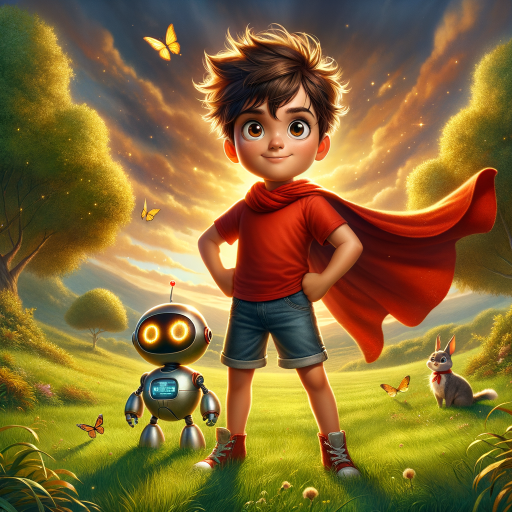
#> input picture 01_BUSINESSES/Everlight_Ventures/Publishing/Ebook_Sells/Adventures_Series/ADVENTURES_WITH_SAM/Book1/images/1_cover.jpg, 1024 x 1024 px, found by its file name (shown at 1/2 size)
$ python build_cover_pdfs.py
#> lines starting #> are read from the running program, lines starting #| are printed output that depends on the picture
### src/shared/publishing/image_utils.py
"""
Shared image manipulation utilities for the publishing pipeline.

Consolidates duplicated functions from:
  - build_books.py::compress_image
  - embed_images.py::compress_and_encode
  - build_cover_pdfs.py::draw_centered_text, draw_wrapped_text
  - build_ebook_covers.py::draw_centered_text, create_gradient_bg, create_gradient_band
"""

import base64
from io import BytesIO
from typing import Tuple

from PIL import Image, ImageDraw, ImageFont


# [47 lines left out: functions compress_image, compress_and_encode, draw_centered_text, not called in this run]


def draw_wrapped_text(
    draw: ImageDraw.ImageDraw,
    text: str,
    x: int,
    y: int,
    max_width: int,
    font: ImageFont.FreeTypeFont,
    fill: Tuple[int, int, int],
    line_spacing: float = 1.3,
) -> int:
    """Draw word-wrapped text. Returns the final Y position after all text."""
    paragraphs = text.split("\n")
    current_y = y
    for para in paragraphs:
        if not para.strip():
            current_y += int(font.size * line_spacing)
            continue
        words = para.split()
        line = ""
        for word in words:
            test_line = f"{line} {word}".strip()
            bbox = draw.textbbox((0, 0), test_line, font=font)
            if bbox[2] - bbox[0] > max_width and line:
                draw.text((x, current_y), line, font=font, fill=fill)
                current_y += int((bbox[3] - bbox[1]) * line_spacing)
                line = word
            else:
                line = test_line
        if line:
            bbox = draw.textbbox((0, 0), line, font=font)
            draw.text((x, current_y), line, font=font, fill=fill)
            current_y += int((bbox[3] - bbox[1]) * line_spacing)
    return current_y


# [16 lines left out: function create_gradient_band, not called in this run]

### build_cover_pdfs.py
"""
Generate full-wrap print-ready cover PDFs for KDP paperback.
v3 -- Safe-zone compliant. No text within 0.50" of trim edges.

Layout: [left bleed | BACK COVER | SPINE | FRONT COVER | right bleed]

KDP dimensions: 12.360 x 9.250 inches
Trim: 6 x 9", cream paper, ~44 pages, 0.110" spine.

FRONT: Dark background + cover art INSET inside safe zone
       (baked-in title text stays 0.55" from outer edges)
SPINE: Colored strip (no text -- too thin)
BACK:  Solid color + text only (NO cover art), all text inside safe zone
"""

import os
import sys
import requests
import time
from PIL import Image, ImageDraw, ImageFont, ImageFilter
from pathlib import Path

sys.path.insert(0, os.path.join(os.path.dirname(__file__), "src"))
from shared.publishing.book_config import BOOKS as BOOK_REGISTRY, BASE_DIR
from shared.publishing.image_utils import draw_centered_text, draw_wrapped_text
from shared.publishing.openai_images import generate_image as _shared_generate, download_image as _shared_download

API_KEY = os.environ.get("OPENAI_API_KEY", "")

# ---- KDP COVER DIMENSIONS (v3) ----
TOTAL_W_IN = 12.360   # updated from 12.353
TOTAL_H_IN = 9.250
DPI = 300
TOTAL_W_PX = round(TOTAL_W_IN * DPI)  # 3708
TOTAL_H_PX = round(TOTAL_H_IN * DPI)  # 2775

BLEED = 0.125
TRIM_W = 6.0
TRIM_H = 9.0
SPINE_W_IN = TOTAL_W_IN - (2 * BLEED) - (2 * TRIM_W)  # ~0.110"

BLEED_PX = round(BLEED * DPI)                                      # 38
TRIM_W_PX = round(TRIM_W * DPI)                                    # 1800
SPINE_W_PX = TOTAL_W_PX - (2 * BLEED_PX) - (2 * TRIM_W_PX)       # 32

FRONT_X = BLEED_PX + TRIM_W_PX + SPINE_W_PX   # where front starts
FRONT_W = TRIM_W_PX + BLEED_PX                 # front width incl bleed
BACK_W = BLEED_PX + TRIM_W_PX                  # back width incl bleed

# Safe zone: 0.55" from outer file edge (exceeds KDP min of 0.50")
SAFE_PX = round(0.55 * DPI)  # 165px

# Fonts
FONT_BOLD = "/usr/share/fonts/truetype/tuffy/tuffy_bold.ttf"
FONT_REG = "/usr/share/fonts/truetype/tuffy/tuffy_regular.ttf"
FONT_ITALIC = "/usr/share/fonts/truetype/tuffy/tuffy_italic.ttf"

BOOKS = {
    "1": {
        "cover_jpg": BASE_DIR / "Book1" / "images" / "1_cover.jpg",
        "cover_pdf": BASE_DIR / "Book1" / "images" / "1_cover_print.pdf",
        "title": "Sam's First Superpower",
        "book_num": 1,
        "spine_color": (218, 165, 32),
        "front_bg": (25, 35, 55),
        "back_bg": (255, 248, 220),
        "back_text_color": (60, 40, 10),
        "accent": (218, 165, 32),
        "back_copy": (
            "Sam was a curious boy who loved adventures. He loved climbing "
            "trees, asking questions, and finding things nobody else noticed.\n\n"
            "So when he discovered a glowing book beneath an old oak tree, he "
            "did what any curious kid would do -- he opened it.\n\n"
            "Out popped Robo. A small, friendly robot with big kind eyes and a "
            "glowing display screen. Robo was here to teach Sam about words, "
            "sounds, and the power of showing up for others.\n\n"
            "Together they rescued a scared cat, fed a hungry rabbit, comforted "
            "a sad puppy, calmed an angry bird, and helped an old farmer earn "
            "an honest reward.\n\n"
            "An interactive coloring book and story hybrid where every left "
            "page is a B&W illustration for coloring and every right page "
            "shows the same scene in full color."
        ),
    },
    "2": {
        "cover_jpg": BASE_DIR / "Book 2" / "images" / "2_cover.jpg",
        "cover_pdf": BASE_DIR / "Book 2" / "images" / "2_cover_print.pdf",
        "title": "Sam's Second Superpower",
        "book_num": 2,
        "spine_color": (30, 100, 200),
        "front_bg": (10, 25, 60),
        "back_bg": (230, 240, 255),
        "back_text_color": (15, 30, 60),
        "accent": (80, 180, 255),
        "back_copy": (
            "Sam learned to talk to animals. Now it is time to think like "
            "a scientist.\n\n"
            "When Robo reveals a surprise invitation to the local science lab, "
            "Sam grabs his backpack and heads straight for the bubbling beakers, "
            "growing plants, and experiments waiting for a curious mind.\n\n"
            "Inside the lab, Sam discovers compound words -- two small words "
            "that snap together to make one big one: backpack, sunflower, "
            "rainbow, starfish. He builds a baking soda volcano that actually "
            "erupts. He plants a seed and watches it push through the soil.\n\n"
            "Interactive coloring book hybrid. Phonics progression. "
            "STEM concepts. Values that stick."
        ),
    },
    "3": {
        "cover_jpg": BASE_DIR / "book_3" / "images" / "3_cover.jpg",
        "cover_pdf": BASE_DIR / "book_3" / "images" / "3_cover_print.pdf",
        "title": "Sam's Third Superpower",
        "book_num": 3,
        "spine_color": (100, 40, 150),
        "front_bg": (30, 10, 50),
        "back_bg": (245, 235, 255),
        "back_text_color": (35, 15, 55),
        "accent": (180, 120, 255),
        "generate_prompt": (
            "Children's book cover for 'Sam's Third Superpower'. "
            "Sam, a 6-7 year old boy with messy spiky brown hair and red t-shirt, "
            "holding a mysterious note with glowing letters, looking excited. "
            "His compact silver robot companion Robo beside him with glowing blue LED eyes. "
            "Background: magical trail through a sunny park with floating letters, "
            "a sparkling stream, and treasure chest partially visible. "
            "Title space at top. 3D Disney/Pixar animation style, vibrant, "
            "cinematic lighting, warm adventure atmosphere."
        ),
        "back_copy": (
            "A mysterious note appears inside the magical book. It is the "
            "first clue in a scavenger hunt that will test everything Sam "
            "has learned.\n\n"
            "With Robo by his side, Sam follows the trail across his "
            "neighborhood -- listening for sounds others miss, noticing "
            "details hidden in plain sight, and solving clues woven from "
            "blends and digraphs: sh, ch, th, bl, cr, st.\n\n"
            "Each clue sharpens Sam's senses. He hears a friend calling "
            "for help before anyone else does. He spots a hidden path that "
            "was invisible a moment ago.\n\n"
            "Interactive coloring book hybrid. Phonics progression. "
            "Mystery and problem-solving. Values that stick."
        ),
    },
    "4": {
        "cover_jpg": BASE_DIR / "book_4" / "images" / "4_cover.jpg",
        "cover_pdf": BASE_DIR / "book_4" / "images" / "4_cover_print.pdf",
        "title": "Sam's Fourth Superpower",
        "book_num": 4,
        "spine_color": (34, 139, 34),
        "front_bg": (10, 40, 15),
        "back_bg": (230, 250, 230),
        "back_text_color": (15, 45, 15),
        "accent": (80, 200, 100),
        "back_copy": (
            "Sam noticed the river was sick.\n\n"
            "Trash on the banks. Murky water. A patient heron waiting for "
            "things to be clean again. And once Sam noticed something, he "
            "could not un-notice it.\n\n"
            "With his robot best friend Robo, his friend Lily, and the help "
            "of wise mentors like Mr. Green, Farmer Brown, and Ranger Jane, "
            "Sam sets out to learn everything he can about protecting the "
            "planet -- from recycling and water conservation to planting "
            "trees and defending wildlife habitats.\n\n"
            "An interactive adventure and coloring book that teaches "
            "environmental responsibility, STEM concepts, and timeless "
            "values through a story kids love."
        ),
    },
    "5": {
        "cover_jpg": BASE_DIR / "book_5" / "images" / "5_cover.jpg",
        "cover_pdf": BASE_DIR / "book_5" / "images" / "5_cover_print.pdf",
        "title": "Sam's Fifth Superpower",
        "book_num": 5,
        "spine_color": (220, 120, 30),
        "front_bg": (55, 25, 5),
        "back_bg": (255, 245, 230),
        "back_text_color": (60, 30, 10),
        "accent": (255, 180, 60),
        "back_copy": (
            "Sam has four superpowers. But the fifth -- and greatest -- "
            "has been inside him all along.\n\n"
            "When five younger kids who are struggling to read need someone "
            "who has been where they are, Sam steps up. He teaches them "
            "phonics through adventure -- hunting compound words in the "
            "park, building a birdhouse, and saving a community garden "
            "using ALL FOUR of his superpowers.\n\n"
            "But the real magic is watching the kids discover their own "
            "powers. And when Jax picks up a book and reads his first "
            "page out loud, Sam feels something deeper than any superpower "
            "he has ever earned.\n\n"
            "Then Grandma arrives. And reveals a secret that changes "
            "everything Sam thought he knew about the magical book.\n\n"
            "The epic conclusion to Adventures with Sam and Robo."
        ),
    },
}

STYLE_GUIDE = (
    "STYLE: 3D digital animation style, high-quality, Disney/Pixar aesthetic, "
    "cinematic lighting, vibrant and saturated colors. "
    "CHARACTERS: Sam: 6-7 years old boy, messy spiky brown hair, large "
    "expressive brown eyes, energetic posture, wearing a red t-shirt. "
    "Robo: Friendly rounded silver/white robot companion, compact size, "
    "big glowing blue LED eyes, chest display screen."
)


# [13 lines left out: function generate_cover_image, not called in this run]


# draw_centered_text and draw_wrapped_text are now imported from
# shared.publishing.image_utils


def build_full_wrap(config):
    """Build a safe-zone compliant full-wrap cover PDF."""
    print(f"\n--- Book {config['book_num']}: {config['title']} ---")

    # Ensure front cover JPEG exists
    if not config["cover_jpg"].exists():
        if "generate_prompt" in config:
            print("  Cover JPEG missing -- generating via DALL-E 3...")
            ok = generate_cover_image(
                config["generate_prompt"], config["cover_jpg"]
            )
            if not ok:
                print("  FAILED to generate cover. Skipping.")
                return False
        else:
            print(f"  ERROR: Cover not found: {config['cover_jpg']}")
            return False

    front_art = Image.open(config["cover_jpg"]).convert("RGB")
#> front_art is the input picture: PIL image 1024x1024 RGB; mean R, G, B 134.2, 107, 52.9

    # Create canvas -- fill with back cover color
    canvas = Image.new("RGB", (TOTAL_W_PX, TOTAL_H_PX), config["back_bg"])
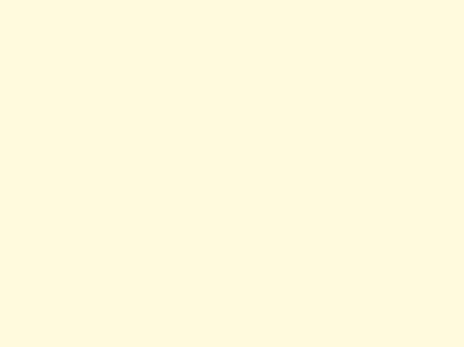
#> canvas: PIL image 3708x2775 RGB (shown at 1/8 size); mean R, G, B 255, 248, 220
    draw = ImageDraw.Draw(canvas)

    # ========================================
    # FRONT COVER -- dark bg + inset art
    # ========================================
    # Fill entire front area with dark background (bleeds to all edges)
    draw.rectangle(
        [FRONT_X, 0, TOTAL_W_PX, TOTAL_H_PX],
        fill=config["front_bg"],
    )

    # Art inset boundaries (all text stays inside safe zone)
    art_left = FRONT_X + 30          # small gap from spine
    art_right = TOTAL_W_PX - SAFE_PX  # 0.55" from right edge
    art_top = SAFE_PX + 80            # safe zone + room for series name
    art_bottom = TOTAL_H_PX - SAFE_PX - 70  # safe zone + room for footer

    art_area_w = art_right - art_left
    art_area_h = art_bottom - art_top

    # Scale art to fill width, center vertically
    scale = art_area_w / front_art.width
    scaled_w = art_area_w
    scaled_h = round(front_art.height * scale)

    if scaled_h > art_area_h:
        # If too tall, scale to fill height instead and center horizontally
        scale = art_area_h / front_art.height
        scaled_h = art_area_h
        scaled_w = round(front_art.width * scale)

    art_resized = front_art.resize((scaled_w, scaled_h), Image.LANCZOS)
    art_resized = art_resized.filter(ImageFilter.SHARPEN)

    # Center art in the available area
    paste_x = art_left + (art_area_w - scaled_w) // 2
    paste_y = art_top + (art_area_h - scaled_h) // 2

    canvas.paste(art_resized, (paste_x, paste_y))
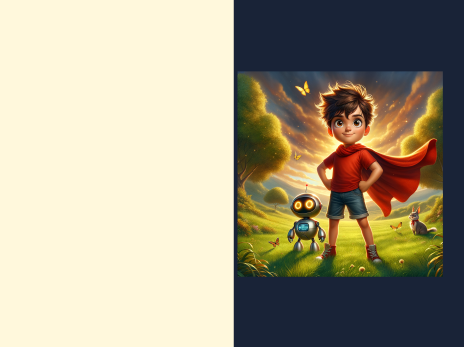
#> canvas: PIL image 3708x2775 RGB (shown at 1/8 size); mean R, G, B 169.6, 161.3, 137.7

    # Thin accent border around the art
    draw.rectangle(
        [paste_x - 3, paste_y - 3,
         paste_x + scaled_w + 3, paste_y + scaled_h + 3],
        outline=config["accent"],
        width=3,
    )

    # Front cover text -- series name above art (inside safe zone)
    front_series_font = ImageFont.truetype(FONT_BOLD, 36)
    front_footer_font = ImageFont.truetype(FONT_REG, 28)

    # Center series name in front cover area
    series_text = "ADVENTURES WITH SAM AND ROBO"
    bbox = draw.textbbox((0, 0), series_text, font=front_series_font)
#> bbox = (0, 8, 650, 34)
    text_w = bbox[2] - bbox[0]
#> text_w = 650
    front_center_x = FRONT_X + FRONT_W // 2
    draw.text(
        (front_center_x - text_w // 2, SAFE_PX + 15),
        series_text,
        font=front_series_font,
        fill=config["accent"],
    )

    # Footer below art
    footer_text = f"Book {config['book_num']} of 5  |  Everlight Kids"
    bbox = draw.textbbox((0, 0), footer_text, font=front_footer_font)
#> bbox = (0, 5, 397, 33)
    text_w = bbox[2] - bbox[0]
#> text_w = 397
    draw.text(
        (front_center_x - text_w // 2, TOTAL_H_PX - SAFE_PX - 30),
        footer_text,
        font=front_footer_font,
        fill=(200, 200, 200),
    )

    # ========================================
    # SPINE -- colored strip
    # ========================================
    spine_x = BLEED_PX + TRIM_W_PX
    draw.rectangle(
        [spine_x, 0, spine_x + SPINE_W_PX, TOTAL_H_PX],
        fill=config["spine_color"],
    )

    # ========================================
    # BACK COVER -- solid color + text only
    # ========================================
    # Back bg already set by canvas. Add gradient near spine.
    sr, sg, sb = config["spine_color"]
    for i in range(40):
        alpha = 60 - int(60 * (i / 40))
        x_pos = BLEED_PX + TRIM_W_PX - 1 - i
        if x_pos >= 0:
            br = int(config["back_bg"][0] * (1 - alpha / 255) + sr * (alpha / 255))
            bg = int(config["back_bg"][1] * (1 - alpha / 255) + sg * (alpha / 255))
            bb = int(config["back_bg"][2] * (1 - alpha / 255) + sb * (alpha / 255))
            draw.line([(x_pos, 0), (x_pos, TOTAL_H_PX)], fill=(br, bg, bb))

    # All back text inside safe zone
    back_margin_left = SAFE_PX      # 0.55" from left file edge
    back_margin_right = BLEED_PX + TRIM_W_PX - 80  # stop before spine
    back_text_width = back_margin_right - back_margin_left

    title_font = ImageFont.truetype(FONT_BOLD, 68)
    series_font = ImageFont.truetype(FONT_BOLD, 40)
    body_font = ImageFont.truetype(FONT_REG, 36)
    tagline_font = ImageFont.truetype(FONT_ITALIC, 30)
    age_font = ImageFont.truetype(FONT_BOLD, 34)
    small_font = ImageFont.truetype(FONT_REG, 26)

    text_color = config["back_text_color"]

    # Series name
    y = SAFE_PX + 30
    draw.text(
        (back_margin_left, y),
        "Adventures with Sam and Robo",
        font=series_font,
        fill=config["spine_color"],
    )
    y += 65

    # Book title
    draw.text(
        (back_margin_left, y),
        config["title"],
        font=title_font,
        fill=text_color,
    )
    y += 100

    # Divider
    draw.line(
        [(back_margin_left, y), (back_margin_right, y)],
        fill=config["spine_color"],
        width=3,
    )
    y += 35

    # Back cover copy
    y = draw_wrapped_text(
        draw, config["back_copy"],
        back_margin_left, y, back_text_width,
        body_font, text_color,
    )
#> y = 1054
    y += 25
#> y = 1079

    # Divider
    draw.line(
        [(back_margin_left, y), (back_margin_right, y)],
        fill=config["spine_color"],
        width=2,
    )
    y += 25
#> y = 1104

    # Age range
    draw.text(
        (back_margin_left, y),
        f"Ages 3-8  |  Grades PreK-2  |  Book {config['book_num']} of 5",
        font=age_font,
        fill=text_color,
    )
    y += 55
#> y = 1159

    # Tagline
    draw.text(
        (back_margin_left, y),
        '"Every word is a door. And every door is an adventure."',
        font=tagline_font,
        fill=config["spine_color"],
    )

    # Barcode area (bottom-right of back, inside safe zone)
    barcode_w = 400
    barcode_h = 260
    barcode_x = back_margin_right - barcode_w
    barcode_y = TOTAL_H_PX - SAFE_PX - barcode_h - 10
    draw.rectangle(
        [barcode_x, barcode_y,
         barcode_x + barcode_w, barcode_y + barcode_h],
        fill=(255, 255, 255),
        outline=(200, 200, 200),
        width=2,
    )
    draw.text(
        (barcode_x + 70, barcode_y + 95),
        "ISBN / BARCODE",
        font=small_font,
        fill=(180, 180, 180),
    )

    # Publisher name (bottom-left, inside safe zone)
    draw.text(
        (back_margin_left, TOTAL_H_PX - SAFE_PX - 50),
        "Everlight Kids",
        font=series_font,
        fill=config["spine_color"],
    )

    # ========================================
    # SAVE
    # ========================================
    config["cover_pdf"].parent.mkdir(parents=True, exist_ok=True)
    canvas.save(
        str(config["cover_pdf"]),
        "PDF",
        resolution=DPI,
        title=config["title"],
        author="Everlight Ventures Publishing",
    )
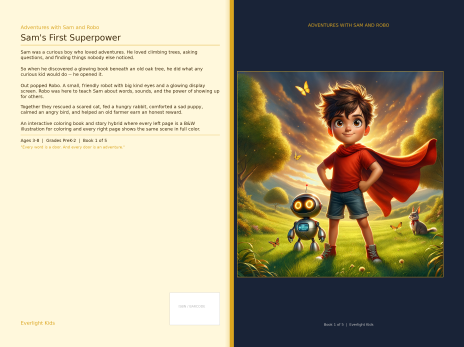
#> saved as 1_cover_print.pdf: PIL image 3708x2775 RGB (shown at 1/8 size); mean R, G, B 167.7, 158.6, 133.6
#> pass 3 of the loop in main, `for book_id, config in BOOKS.items():`:
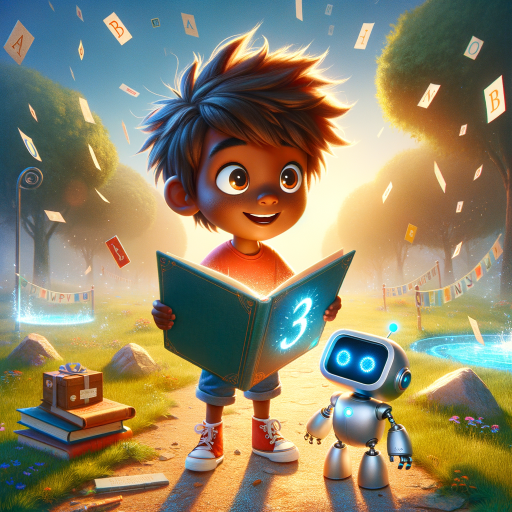
#> input picture 01_BUSINESSES/Everlight_Ventures/Publishing/Ebook_Sells/Adventures_Series/ADVENTURES_WITH_SAM/book_3/images/3_cover.jpg, 1024 x 1024 px, found by its file name (shown at 1/2 size)
#> in build_full_wrap, front_art is the input picture: PIL image 1024x1024 RGB; mean R, G, B 142.7, 132.4, 103.6
#> in build_full_wrap (call 3), `canvas.paste(art_resized, (paste_x, paste_y))`:
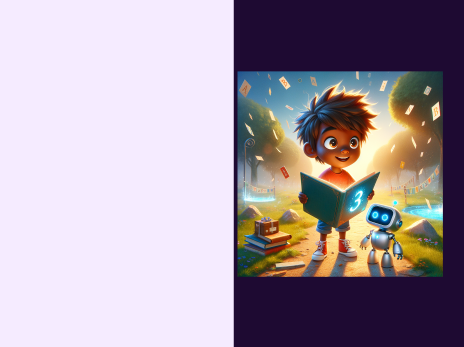
#> canvas: PIL image 3708x2775 RGB (shown at 1/8 size); mean R, G, B 168, 155.6, 167.5
#> in build_full_wrap (call 3), `bbox = draw.textbbox((0, 0), series_text, font=front_series_font)`: bbox = (0, 8, 650, 34)
#> in build_full_wrap (call 3), `text_w = bbox[2] - bbox[0]`: text_w = 650
#> in build_full_wrap (call 3), `bbox = draw.textbbox((0, 0), footer_text, font=front_footer_font)`: bbox = (0, 5, 397, 33)
#> in build_full_wrap (call 3), `text_w = bbox[2] - bbox[0]`: text_w = 397
#> in build_full_wrap (call 3), `y = draw_wrapped_text( draw, config["back_copy"], back_margin_left, y,..`: y = 920
#> in build_full_wrap (call 3), `y += 25`: y = 945
#> in build_full_wrap (call 3), `y += 25`: y = 970
#> in build_full_wrap (call 3), `y += 55`: y = 1025
#> in build_full_wrap (call 3), `canvas.save( str(config["cover_pdf"]), "PDF", resolution=DPI, title=co..`:
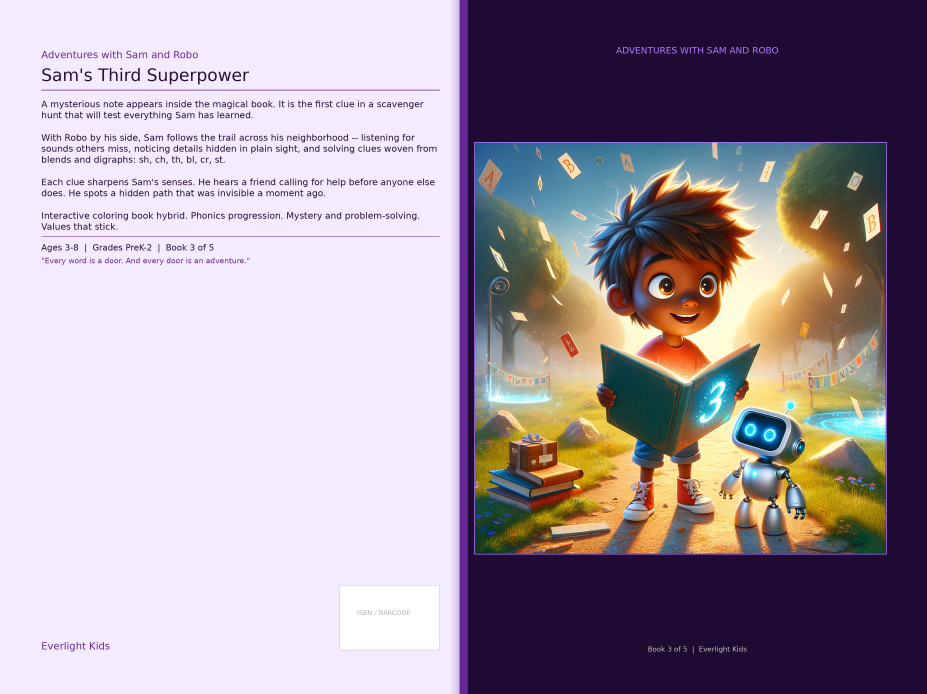
#> saved as 3_cover_print.pdf: PIL image 3708x2775 RGB (shown at 1/4 size); mean R, G, B 164.9, 151.8, 165
#> the loop made 5 passes; the first 3 are shown

    size_mb = os.path.getsize(config["cover_pdf"]) / (1024 * 1024)
    print(f"  Saved: {config['cover_pdf']}")
    print(f"  Size: {size_mb:.1f} MB | {TOTAL_W_IN}\" x {TOTAL_H_IN}\" @ {DPI} DPI")
    print(f"  Safe zone: 0.55\" from outer edges (exceeds KDP 0.50\" min)")
    return True


def main():
    print("=" * 60)
    print("KDP FULL-WRAP COVER PDF GENERATOR (v3 SAFE ZONE)")
    print(f"Dimensions: {TOTAL_W_IN}\" x {TOTAL_H_IN}\" @ {DPI} DPI")
    print(f"Layout: back({TRIM_W}\") + spine({SPINE_W_IN:.3f}\") + front({TRIM_W}\")")
    print(f"Safe zone: 0.55\" (165px) from all outer edges")
    print(f"Pixels: {TOTAL_W_PX} x {TOTAL_H_PX}")
    print("=" * 60)

    results = []
    for book_id, config in BOOKS.items():
        ok = build_full_wrap(config)
        results.append((book_id, config["title"], ok))

    print("\n" + "=" * 60)
    for book_id, title, ok in results:
        status = "OK" if ok else "FAILED"
        print(f"  Book {book_id}: {title} -- {status}")
    print("=" * 60)


if __name__ == "__main__":
    main()
